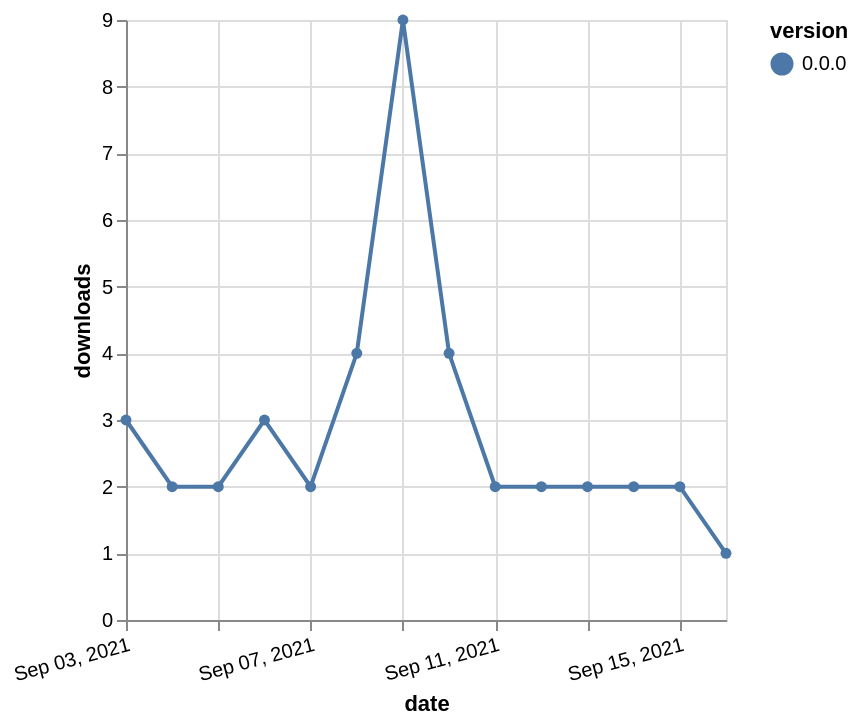

The specification (Vega-Lite) saved for this image:
### Vega-Lite specification from a JSON file in a GitHub repository (floating-point values rounded to 4 significant figures)
{"$schema": "https://vega.github.io/schema/vega-lite/v5.json", "description": "A simple bar chart with embedded data.", "data": {"values": [{"date": "2021-09-03", "total": 2869, "delta": 3, "version": "0.0.0"}, {"date": "2021-09-04", "total": 2871, "delta": 2, "version": "0.0.0"}, {"date": "2021-09-05", "total": 2873, "delta": 2, "version": "0.0.0"}, {"date": "2021-09-06", "total": 2876, "delta": 3, "version": "0.0.0"}, {"date": "2021-09-07", "total": 2878, "delta": 2, "version": "0.0.0"}, {"date": "2021-09-08", "total": 2882, "delta": 4, "version": "0.0.0"}, {"date": "2021-09-09", "total": 2891, "delta": 9, "version": "0.0.0"}, {"date": "2021-09-10", "total": 2895, "delta": 4, "version": "0.0.0"}, {"date": "2021-09-11", "total": 2897, "delta": 2, "version": "0.0.0"}, {"date": "2021-09-12", "total": 2899, "delta": 2, "version": "0.0.0"}, {"date": "2021-09-13", "total": 2901, "delta": 2, "version": "0.0.0"}, {"date": "2021-09-14", "total": 2903, "delta": 2, "version": "0.0.0"}, {"date": "2021-09-15", "total": 2905, "delta": 2, "version": "0.0.0"}, {"date": "2021-09-16", "total": 2906, "delta": 1, "version": "0.0.0"}]}, "width": "container", "mark": {"type": "line", "point": {"filled": true}}, "encoding": {"x": {"field": "date", "type": "temporal", "timeUnit": "yearmonthdate", "title": "date", "axis": {"labelAngle": -15}}, "y": {"field": "delta", "type": "quantitative", "title": "downloads"}, "color": {"field": "version", "type": "nominal"}, "tooltip": {"field": "delta"}}}
